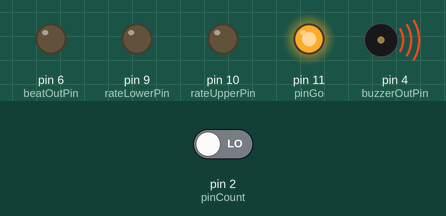
Recording of a sketch running on a simulated Arduino Uno, built with avr-gcc and run on an emulated ATmega328P. On the bench: output pins drawn as LEDs (lit = HIGH), buzzer (waves = sounding). Inputs (shaded band) come from the test bench; at power-on: pin 2 (pinCount) LOW.

Above: at 0.6 s.
At 4.4 s:
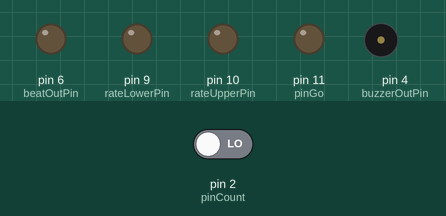
4.5 s: pin 2 (pinCount) driven HIGH
At 5.0 s:
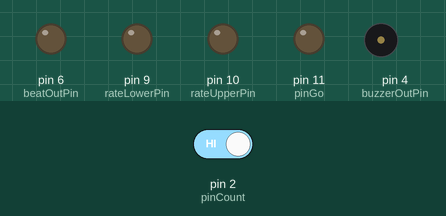
Timing chart, 0 to 7.5 s (numbered marks = the images above; inputs shaded):
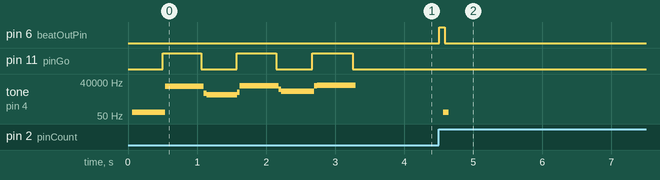

The sketch:

tempo_software.ino
```cpp
unsigned int counter=0;
unsigned long temp[10];
unsigned long wait =0;

volatile unsigned char state = LOW;
bool data_effect=true;
const int max_heartpulse_duty=2500;//you can change it follow your system's request.2000 meams 2 seconds.
//System return error if the duty overtrip 2 second.


//set output pins for go indicators
const int pinGo = 11;
const int buzzerOutPin = 4;
const int beatOutPin = 6;
const int rateLowerPin = 9;
const int rateUpperPin = 10;
//set input pins for heartbeat count
const int pinCount = 2;

//
int goState = LOW;
int startState = LOW;
int beat = 0;
int lowerLevel = 50;
int upperLevel = 110;


//Set limit
int goBegin = 40;
int goEnd = 12;

int plyrCount = 0;

void setup()
{

  pinMode(pinGo, OUTPUT);
  pinMode(buzzerOutPin, OUTPUT);
  pinMode(beatOutPin, OUTPUT);
  pinMode(rateLowerPin, OUTPUT);
  pinMode(rateUpperPin, OUTPUT);

//  Serial.begin(9600);

  blinkOutPins(500, 6000);

  digitalWrite(pinGo, goState);
  array_init();
  attachInterrupt(0, interrupt, RISING);//set interrupt 0,digital port 2
  //attachInterrupt(1, interruptB, RISING);//set interrupt 1,digital port 3

}


void loop()
{

  if (beat == 1){
    beat =0;
    digitalWrite(beatOutPin, HIGH);

    if (goState == HIGH){

      buzz(buzzerOutPin, 3000, 100);
    }else{
      buzz(buzzerOutPin, 100, 80);
    }


    digitalWrite(beatOutPin, LOW);
  }

  delay(5);
  wait = calcBeatWait();

  if(wait>max_heartpulse_duty){
    counter=0;
//    Serial.println(wait);
    array_init();
    analogWrite(rateLowerPin, 0);
    analogWrite(rateUpperPin, 0);
    if (goState == HIGH){
      switchMode();//if it buggers up, you lose your go. Thems the breaks!
    }
  }

}

void blinkOutPins(int blinkSpeed, int length)
{
  int buzzFreq;
  for(int i =0; i < length; i += blinkSpeed){

    digitalWrite(pinGo, startState);

    if((i % 2) == 0){
      buzzFreq = (i + 1) * 100;
      buzz(buzzerOutPin, buzzFreq, blinkSpeed);
    }else{

      delay(blinkSpeed);
    }

    startState = !startState;


  }


}

void interrupt()
{
  beat = 1;
  runPlyrCounter();
  takeHeartRate();
}


void runPlyrCounter()
{

  plyrCount += 1;
//  Serial.print ("Player ");
//  Serial.print (" count is ");
//  Serial.println( plyrCount);

  if(goState == LOW){
      if (plyrCount >= goBegin){
         switchMode();
      }

  }else{
      if (plyrCount >= goEnd){

        switchMode();
      }
  }

}

void switchMode()
{

  goState = !goState;
  digitalWrite(pinGo, goState);
  plyrCount = 0;

}


void buzz(int targetPin, long frequency, long length) {
  long delayValue = 1000000/frequency/2; // calculate the delay value between transitions
  //// 1 second's worth of microseconds, divided by the frequency, then split in half since
  //// there are two phases to each cycle
  long numCycles = frequency * length/ 1000; // calculate the number of cycles for proper timing
  //// multiply frequency, which is really cycles per second, by the number of seconds to
  //// get the total number of cycles to produce
 for (long i=0; i < numCycles; i++){ // for the calculated length of time...
    digitalWrite(targetPin,HIGH); // write the buzzer pin high to push out the diaphram
    delayMicroseconds(delayValue); // wait for the calculated delay value
    digitalWrite(targetPin,LOW); // write the buzzer pin low to pull back the diaphram
    delayMicroseconds(delayValue); // wait againf or the calculated delay value
  }
}


void takeHeartRate()
{

 temp[counter]=millis();
 unsigned long sub;

 sub = calcBeatLength();


  if (counter==9){
    calcRate();
    counter=0;
    //calcRate in here
  }else{
   counter++;
  }


}

unsigned long calcBeatLength()
{

   if(counter == 0){
     return temp[counter]- temp[9];
   }else{
     return temp[counter]-temp[counter-1];
   }

}

unsigned long calcBeatWait()
{
  unsigned long now =   millis();
   if(counter == 0){
     return now - temp[9];
   }else{
     return now - temp[counter-1];
   }

}

void calcRate()
{

      int heart_rate;
      heart_rate=600000/(temp[9]-temp[0]);//60*20*1000/20_total_time
//      Serial.print("Heart_rate_is:\t");
//      Serial.println(heart_rate);

      int lowerRate = makeInRange((heart_rate-lowerLevel) * 4.25);
      int upperRate = makeInRange((heart_rate-upperLevel) * 2.55);
      analogWrite(rateLowerPin, lowerRate);
      analogWrite(rateUpperPin, upperRate);


}


int makeInRange(int val)
//ensures value is between 0 and 255.
{

  if (val < 0){
     return 0;
  }else if(val > 255){
     return 255;
  }else{
   return val;
  }

}

void array_init()
{
  for(unsigned char i=0;i!=9;++i){
    temp[i]=0;
  }
  temp[9]=millis();
}
```

Measured:
- after the input at 4.5 s, pin 6 (beatOutPin): LOW → HIGH at once, → LOW 0.08 s later; tone on pin 4 (buzzerOutPin): silent → 100 Hz after 0.06 s, → silent 0.08 s later
- by itself, tone on pin 4 (buzzerOutPin): plays 100 Hz for 0.48 s, 16914 Hz for 0.56 s, 4465 Hz for 0.04 s, 3412 Hz for 0.44 s, 5276 Hz for 0.04 s, 19560 Hz for 0.56 s … (10 notes in this stretch)
